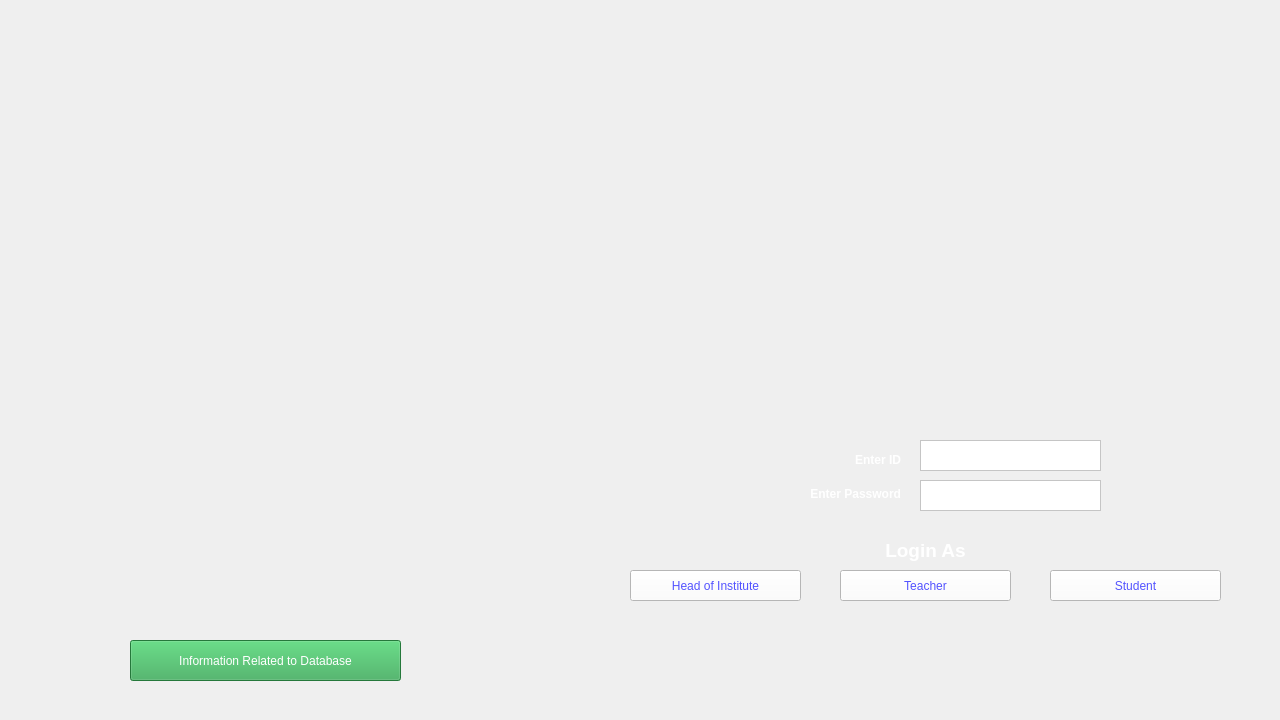
<?xml version="1.0" encoding="UTF-8"?>
<ui version="4.0">
 <class>MainWindow</class>
 <widget class="QMainWindow" name="MainWindow">
  <property name="geometry">
   <rect>
    <x>0</x>
    <y>0</y>
    <width>1280</width>
    <height>720</height>
   </rect>
  </property>
  <property name="windowTitle">
   <string>LOGIN</string>
  </property>
  <property name="styleSheet">
   <string notr="true"/>
  </property>
  <widget class="QWidget" name="centralwidget">
   <widget class="QPlainTextEdit" name="id">
    <property name="geometry">
     <rect>
      <x>920</x>
      <y>440</y>
      <width>181</width>
      <height>31</height>
     </rect>
    </property>
    <property name="cursor" stdset="0">
     <cursorShape>IBeamCursor</cursorShape>
    </property>
    <property name="styleSheet">
     <string notr="true">background-color: rgb(255, 255, 255);</string>
    </property>
   </widget>
   <widget class="QLabel" name="label">
    <property name="geometry">
     <rect>
      <x>790</x>
      <y>440</y>
      <width>111</width>
      <height>41</height>
     </rect>
    </property>
    <property name="autoFillBackground">
     <bool>false</bool>
    </property>
    <property name="styleSheet">
     <string notr="true">color: rgb(0, 85, 127);
font: 14pt &quot;Nirmala UI&quot;;</string>
    </property>
    <property name="text">
     <string>&lt;html&gt;&lt;head/&gt;&lt;body&gt;&lt;p align=&quot;right&quot;&gt;&lt;span style=&quot; font-weight:600; color:#ffffff;&quot;&gt;Enter ID&lt;/span&gt;&lt;/p&gt;&lt;/body&gt;&lt;/html&gt;</string>
    </property>
   </widget>
   <widget class="QPushButton" name="head">
    <property name="geometry">
     <rect>
      <x>630</x>
      <y>570</y>
      <width>171</width>
      <height>31</height>
     </rect>
    </property>
    <property name="styleSheet">
     <string notr="true">font: 75 12pt &quot;MS Shell Dlg 2&quot;;
color: rgb(83, 83, 255);
background-color: rgb(255,255,255);</string>
    </property>
    <property name="text">
     <string>Head of Institute</string>
    </property>
   </widget>
   <widget class="QPushButton" name="teacher">
    <property name="geometry">
     <rect>
      <x>840</x>
      <y>570</y>
      <width>171</width>
      <height>31</height>
     </rect>
    </property>
    <property name="styleSheet">
     <string notr="true">font: 75 12pt &quot;MS Shell Dlg 2&quot;;
color: rgb(83, 83, 255);
background-color: rgb(255,255,255);</string>
    </property>
    <property name="text">
     <string>Teacher</string>
    </property>
   </widget>
   <widget class="QPushButton" name="student">
    <property name="geometry">
     <rect>
      <x>1050</x>
      <y>570</y>
      <width>171</width>
      <height>31</height>
     </rect>
    </property>
    <property name="styleSheet">
     <string notr="true">font: 75 12pt &quot;MS Shell Dlg 2&quot;;
color: rgb(83, 83, 255);
background-color: rgb(255,255,255);</string>
    </property>
    <property name="text">
     <string>Student</string>
    </property>
   </widget>
   <widget class="QPlainTextEdit" name="password">
    <property name="geometry">
     <rect>
      <x>920</x>
      <y>480</y>
      <width>181</width>
      <height>31</height>
     </rect>
    </property>
    <property name="maximumSize">
     <size>
      <width>16777215</width>
      <height>31</height>
     </size>
    </property>
    <property name="cursor" stdset="0">
     <cursorShape>IBeamCursor</cursorShape>
    </property>
    <property name="styleSheet">
     <string notr="true">background-color: rgb(255, 255, 255);</string>
    </property>
   </widget>
   <widget class="QLabel" name="errorDisplay">
    <property name="geometry">
     <rect>
      <x>630</x>
      <y>620</y>
      <width>591</width>
      <height>41</height>
     </rect>
    </property>
    <property name="styleSheet">
     <string notr="true">font: 75 14pt &quot;MS Shell Dlg 2&quot;;
color:  rgb(217, 48, 37);
qproperty-alignment: AlignCenter;</string>
    </property>
    <property name="text">
     <string>&lt;html&gt;&lt;head/&gt;&lt;body&gt;&lt;p align=&quot;center&quot;&gt;&lt;span style=&quot; font-weight:600; color:#ffffff;&quot;&gt;&lt;br/&gt;&lt;/span&gt;&lt;/p&gt;&lt;/body&gt;&lt;/html&gt;</string>
    </property>
   </widget>
   <widget class="QPushButton" name="info">
    <property name="geometry">
     <rect>
      <x>130</x>
      <y>640</y>
      <width>271</width>
      <height>41</height>
     </rect>
    </property>
    <property name="styleSheet">
     <string notr="true">font: 75 12pt &quot;MS Shell Dlg 2&quot;;
font: 10pt &quot;MS Shell Dlg 2&quot;;
color: rgb(255, 255, 255);
background-color: rgb(52, 168, 83);</string>
    </property>
    <property name="text">
     <string>Information Related to Database</string>
    </property>
   </widget>
   <widget class="QLabel" name="label_3">
    <property name="geometry">
     <rect>
      <x>840</x>
      <y>530</y>
      <width>171</width>
      <height>41</height>
     </rect>
    </property>
    <property name="styleSheet">
     <string notr="true">color: rgb(255, 255, 255);
font: 12pt &quot;Nirmala UI&quot;;</string>
    </property>
    <property name="text">
     <string>&lt;html&gt;&lt;head/&gt;&lt;body&gt;&lt;p align=&quot;center&quot;&gt;&lt;span style=&quot; font-size:14pt; font-weight:600;&quot;&gt;Login As&lt;/span&gt;&lt;/p&gt;&lt;/body&gt;&lt;/html&gt;</string>
    </property>
   </widget>
   <widget class="QLabel" name="label_2">
    <property name="geometry">
     <rect>
      <x>260</x>
      <y>480</y>
      <width>641</width>
      <height>28</height>
     </rect>
    </property>
    <property name="styleSheet">
     <string notr="true">color: rgb(0, 85, 127);
font: 14pt &quot;Nirmala UI&quot;;</string>
    </property>
    <property name="text">
     <string>&lt;html&gt;&lt;head/&gt;&lt;body&gt;&lt;p align=&quot;right&quot;&gt;&lt;span style=&quot; font-weight:600; color:#ffffff;&quot;&gt;Enter Password&lt;/span&gt;&lt;/p&gt;&lt;/body&gt;&lt;/html&gt;</string>
    </property>
   </widget>
   <widget class="QLabel" name="label_5">
    <property name="geometry">
     <rect>
      <x>0</x>
      <y>0</y>
      <width>1280</width>
      <height>720</height>
     </rect>
    </property>
    <property name="text">
     <string/>
    </property>
    <property name="pixmap">
     <pixmap>bg.jpeg</pixmap>
    </property>
   </widget>
   <zorder>label_5</zorder>
   <zorder>id</zorder>
   <zorder>label</zorder>
   <zorder>head</zorder>
   <zorder>teacher</zorder>
   <zorder>student</zorder>
   <zorder>password</zorder>
   <zorder>errorDisplay</zorder>
   <zorder>info</zorder>
   <zorder>label_3</zorder>
   <zorder>label_2</zorder>
  </widget>
 </widget>
 <resources/>
 <connections/>
</ui>
